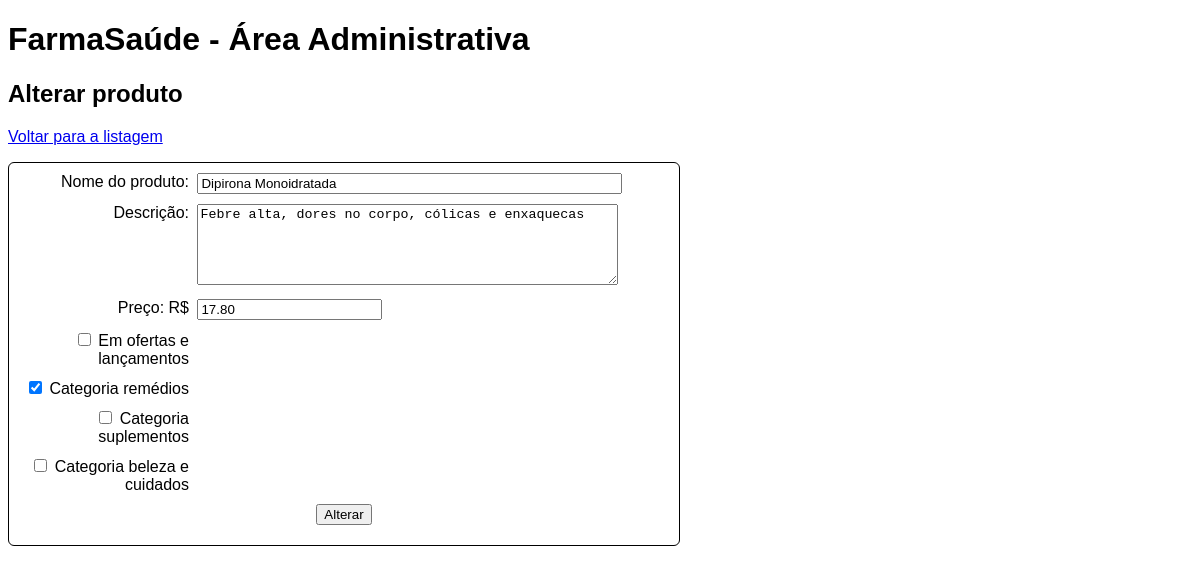
Page /admin/form_alterar_produto.php?id=2 on the committed database.
### tables this page shows
CREATE TABLE produtos (
	id INT NOT NULL AUTO_INCREMENT,
    nome VARCHAR(50) NOT NULL,
    descricao VARCHAR(255),
    preco DECIMAL(7, 2) NOT NULL,
    oferta BOOLEAN DEFAULT FALSE,
    remedio BOOLEAN DEFAULT FALSE,
    suplemento BOOLEAN DEFAULT FALSE,
    beleza BOOLEAN DEFAULT FALSE,
    PRIMARY KEY (id)
);

### funcoes.php (called while the page is built, shortened)
<?php
    function paraTexto($texto) {
        return htmlspecialchars($texto, ENT_QUOTES, "UTF-8");
    }
?>

### admin/form_alterar_produto.php (the view, shortened to what this page needs)
<?php
    require("../conexao.php");
    require("../funcoes.php");
    $id = intval($_GET["id"]);
    $sql = "SELECT * FROM produtos WHERE id = :id";
    $comando = $pdo->prepare($sql);
    $comando->bindParam(":id", $id);
    $comando->execute();
    $produto = $comando->fetch();
?>
<!DOCTYPE html>
<html>
    <head>
        <link rel="stylesheet" href="estilos.css">
    </head>
    <body>
        <h1>FarmaSaúde - Área Administrativa</h1>
        <h2>Alterar produto</h2>
        <p><a href="listar_produtos.php">Voltar para a listagem</a></p>
        <form action="alterar_produto.php" method="POST">
            <div>
                <label for="nome">Nome do produto:</label>
                <input type="text" id="nome" value="<?= paraTexto($produto["nome"]) ?>"
                    name="nome" size="50" maxlength="50" required>
            </div>
            <div>
                <label for="descricao">Descrição:</label>
                <textarea id="descricao" name="descricao" rows="5" cols="50" maxlength="255" required><?= paraTexto($produto["descricao"]) ?></textarea>
            </div>
            <div>
                <label for="preco">Preço: R$ </label>
                <input type="number" value="<?= $produto["preco"] ?>" id="preco" name="preco" step="any" min="0.01" required>
            </div>
            <div>
                <label><input type="checkbox" name="oferta" value="1" <?= $produto["oferta"] ? "checked" : "" ?>> Em ofertas e lançamentos</label>
            </div>
            <div>
                <label><input type="checkbox" name="remedio" value="1" <?= $produto["remedio"] ? "checked" : "" ?>> Categoria remédios</label>
            </div>
            <div>
                <label><input type="checkbox" name="suplemento" value="1" <?= $produto["suplemento"] ? "checked" : "" ?>> Categoria suplementos</label>
            </div>
            <div>
                <label><input type="checkbox" name="beleza" value="1" <?= $produto["beleza"] ? "checked" : "" ?>> Categoria beleza e cuidados</label>
            </div>
            <div id="divbotao">
                <button>Alterar</button>
            </div>
        </form>
    </body>
</html>

### admin/estilos.css (style rules this page uses)
body { font-family: Arial, Helvetica, sans-serif; }
form { width: 650px; border: 1px solid; border-radius: 6px; padding: 10px; }
form label { display: inline-block; width: 170px; text-align: right; margin-right: 4px; vertical-align: top; }
form div { margin-bottom: 10px; }
#divbotao { text-align: center; }

### rows in the picture
produtos: nome "Dipirona Monoidratada", descricao "Febre alta, dores no corpo, cólicas e enxaquecas", preco "17.80", remedio "☑"
